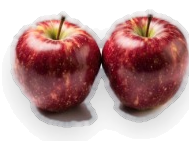
#> input picture tools/tiles_orig/aepfel.png, 189 x 141 px; its folder holds only this picture in this run
$ python langos.py ../tiles_orig/aepfel.png ../tiles_orig/ananas.png
#> lines starting #> are read from the running program, lines starting #| are printed output that depends on the picture
# -*- coding: utf-8 -*-
"""Facebook-Beitragsbild zum YouTube-Video „Langos wie vom Weihnachtsmarkt“ (Kev 15.11.2026, 19:14).
Aufbau wie yt/Facebook_Kuchen_Bowl.jpg: oben das Thumbnail, unten dunkles Feld mit Zutaten (Teig aus Kevs Rezeptkarte),
drei Beläge (Ausschnitte aus dem Thumbnail), kcal-Karte und rote Leiste „Ganzes Video – Link im 1. Kommentar“.
Aufruf: python3 langos.py <thumbnail.png> <ausgabe.jpg>"""
import sys, os, base64, io
from PIL import Image
from playwright.sync_api import sync_playwright
S='/tmp/claude-0/-home-claude/62a14d94-6bfc-5e5c-b2da-15988fbe030e/scratchpad'
F=f"{S}/fonts/gf/ofl"; T=f"{S}/tilex/tiles_orig"
thumb, out = sys.argv[1], sys.argv[2]
def b64(im, fmt='JPEG'):
    b=io.BytesIO(); im.save(b, fmt, quality=92); return base64.b64encode(b.getvalue()).decode()
im=Image.open(thumb).convert('RGB')
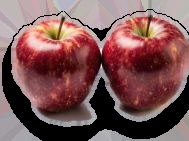
#> im: PIL image 189x141 RGB; mean R, G, B 124.7, 86.3, 86.5
top=b64(im)
# Ausschnitte der drei Langos aus dem Thumbnail (Mittelpunkt, Radius in Thumbnail-Pixeln)
crops=[(525,690,175),(912,680,190),(1295,690,185)]
cimg=[]
for cx,cy,r in crops:
    c=im.crop((cx-r,cy-r,cx+r,cy+r)).resize((240,240)); cimg.append(b64(c))
#> after the loop, cimg = 3 items
#> (the run stopped early here; a loop or call above may not have finished)

$ run again, on tools/tiles_orig/backpulver.png
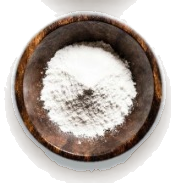
#> input picture tools/tiles_orig/backpulver.png, 171 x 183 px
#> `im=Image.open(thumb).convert('RGB')`:
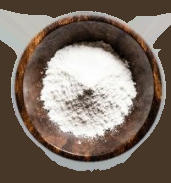
#> im: PIL image 171x183 RGB; mean R, G, B 124.8, 111.5, 100.9
#> after the loop `for cx,cy,r in crops:`: cimg = 3 items

$ run again, on tools/tiles_orig/beerenmischung.png
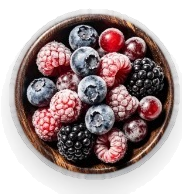
#> input picture tools/tiles_orig/beerenmischung.png, 182 x 194 px
#> `im=Image.open(thumb).convert('RGB')`:
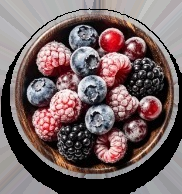
#> im: PIL image 182x194 RGB; mean R, G, B 114.5, 97, 97.8
#> after the loop `for cx,cy,r in crops:`: cimg = 3 items

$ run again, on tools/tiles_orig/birne.png
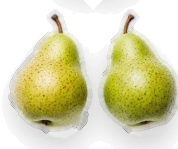
#> input picture tools/tiles_orig/birne.png, 178 x 149 px
#> `im=Image.open(thumb).convert('RGB')`:
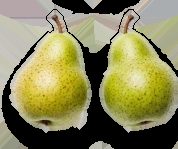
#> im: PIL image 178x149 RGB; mean R, G, B 136, 132.7, 88.4
#> after the loop `for cx,cy,r in crops:`: cimg = 3 items

$ run again, on tools/tiles_orig/ananas.png
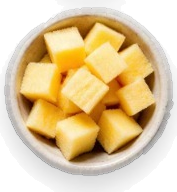
#> input picture tools/tiles_orig/ananas.png, 177 x 192 px
#> `im=Image.open(thumb).convert('RGB')`:
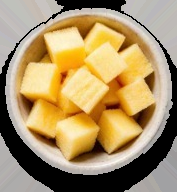
#> im: PIL image 177x192 RGB; mean R, G, B 170.4, 146.1, 102.9
#> after the loop `for cx,cy,r in crops:`: cimg = 3 items
